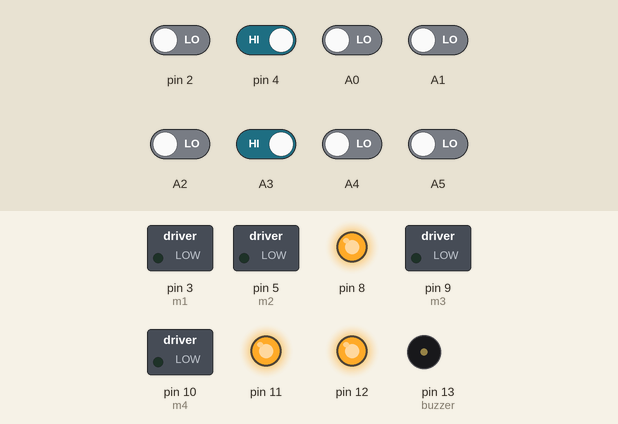
The sketch below on a simulated Arduino Uno, built with avr-gcc and run on an emulated ATmega328P. On the bench: switched loads named in the sketch (green lamp = pin HIGH), output pins drawn as LEDs (lit = HIGH), buzzer (waves = sounding, pin HIGH). The test bench sets the inputs (shaded band); at power-on: A3, pin 4 HIGH, A0–2, A4, A5, pin 2 LOW. What the sketch prints to the serial monitor is not drawn.

Above: at 1.2 s.
1.3 s: pin 2 driven HIGH
At 2.2 s:
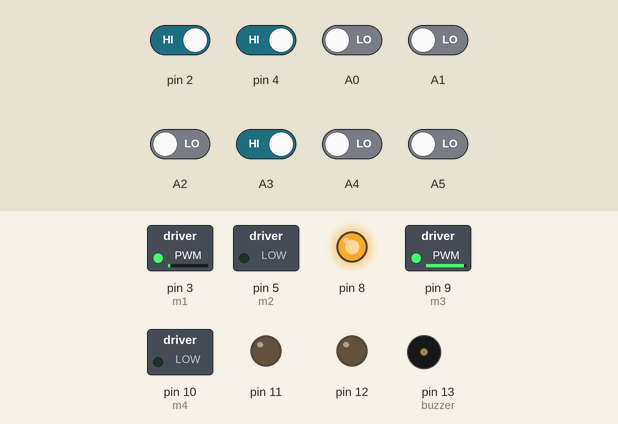
Timing chart, 0 to 2.3 s (numbered marks = the images above; inputs shaded):
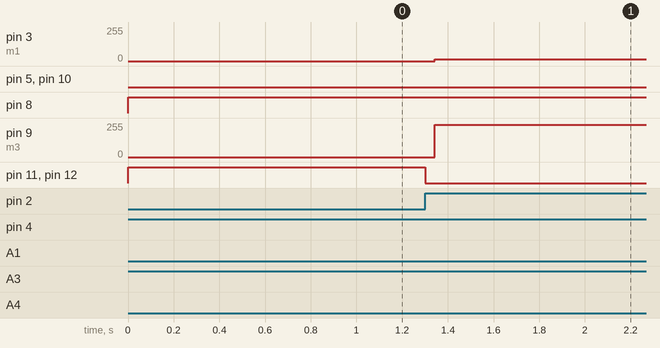

The sketch:

Code_ArduinoUno.ino
```cpp
//Motor
#define m1 3
#define m2 5
#define m3 9
#define m4 10
#define buzzer 13

#include <SoftwareSerial.h>
SoftwareSerial komunikasi(6,7); //RX TX

bool nganterinA=false;
bool nganterinB=false;
bool nganterinC=false;

bool idlee=true;

int andro=0;

int lbelakang,rbelakang,lsensor,lstop,rsensor,rstop,btnA,btnB,btnC;
int arrow = 0;

void setup(){
  Serial.begin(115200);
  komunikasi.begin(9600);

  //OUTPUT
  pinMode(m1,OUTPUT);
  pinMode(m2,OUTPUT);
  pinMode(m3,OUTPUT);
  pinMode(m4,OUTPUT);
  pinMode(buzzer,OUTPUT);
  pinMode(8,OUTPUT);
  pinMode(11,OUTPUT);
  pinMode(12,OUTPUT);

  //INPUT
  pinMode(A0,INPUT);
  pinMode(A1,INPUT);
  pinMode(A2,INPUT);
  pinMode(A3,INPUT);
  pinMode(A4,INPUT);
  pinMode(A5,INPUT);
  pinMode(2,INPUT);
  pinMode(4,INPUT);
}

void loop() {

//DEKLARASI
  // pembacaan sensor IR Track
  lsensor=digitalRead(A2);
  rsensor=digitalRead(A0);
  rbelakang=digitalRead(A1);
  lbelakang=digitalRead(4);
  lstop=digitalRead(A3);

  // Button
  btnA=digitalRead(A4);
  btnB=digitalRead(A5);
  btnC=digitalRead(2);

  if(idlee){
    modeIdle();
  }

  if(komunikasi.available()>0){
    andro = komunikasi.read();
    Serial.print("andalem: ");
    Serial.println(andro);

  }
    Serial.println(andro);
      if(btnA==HIGH || andro == 2){
        idlee=false;
        nganterinA=true;
      }
      else if(btnB==HIGH || andro == 3){
        idlee=false;
        nganterinB=true;
      }
      else if(btnC==HIGH || andro == 4){
        idlee=false;
        nganterinC=true;
      }
//------------------------------------------------------------------------
        if(nganterinA){
          Serial.println("A");
          modeBtnA();
            jalan();
            if(lstop==LOW){
               motorOut(0,0,1);
               komunikasi.write(10);
               nganterinA=false;

              while(!nganterinC){
                btnC=digitalRead(2);
                andro = komunikasi.read();
                Serial.println(andro);
                WaitingBtnC();
                if(btnC==HIGH || andro==4 ){
                  nganterinC=true;
                }
              }
             }
        }
//------------------------------------------------------------------------
        if(nganterinB){
          Serial.println("B");
          modeBtnB();
             jalan();
             if((lstop==LOW) && (lsensor==LOW) && (rsensor==LOW)){
               motorOut(0,0,1);
               komunikasi.write(11);
               nganterinB=false;

              while(!nganterinC){
                btnC=digitalRead(2);
                andro = komunikasi.read();
                WaitingBtnC();
                if(btnC==HIGH || andro==4){
                  nganterinC=true;
                }
              }
             }
        }
//------------------------------------------------------------------------
        if(nganterinC){
          Serial.println("C");
          modeBtnC();
          mundur();

          if((lbelakang==LOW)&&(rbelakang==LOW)){
            motorOut(0,0,2);
            komunikasi.write(12);
            nganterinC=false;
            idlee=true;
          }
        }
}


//FUNGSI
void buzzerStart(){
  digitalWrite(buzzer, HIGH);
    delay(500);
    digitalWrite(buzzer, LOW);
    delay(500);
    digitalWrite(buzzer, HIGH);
    delay(500);
    digitalWrite(buzzer, LOW);
    delay(200);
}
void modeIdle(){
    digitalWrite(8,HIGH);
    digitalWrite(11,HIGH);
    digitalWrite(12,HIGH);
}

void modeBtnA(){
    digitalWrite(8,LOW);
    digitalWrite(11,LOW);
    digitalWrite(12,HIGH);
    nganterinB=false;
    nganterinC=false;
}

void modeBtnB(){
    digitalWrite(8,LOW);
    digitalWrite(11,HIGH);
    digitalWrite(12,LOW);
    nganterinA=false;
    nganterinC=false;
}

void modeBtnC(){
    digitalWrite(8,HIGH);
    digitalWrite(11,LOW);
    digitalWrite(12,LOW);
    nganterinA=false;
    nganterinB=false;
    digitalWrite(buzzer, LOW);
}

void WaitingBtnC(){
    digitalWrite(11,LOW);
    digitalWrite(12,LOW);
    digitalWrite(8,HIGH);
    digitalWrite(buzzer, HIGH);
    delay(300);
    digitalWrite(buzzer, LOW);
    digitalWrite(8,LOW);
    delay(300);
}

void jalan(){

  if((lsensor==HIGH)&&(rsensor==HIGH))
    {
    //maju
    motorOut(150,250,2);
    }
  else if((lsensor==LOW)&&(rsensor== HIGH))
    {
    // belok kanan
    motorOut(10,0,1);
    motorOut(0,255,2);
    }
  else if((lsensor== HIGH)&&(rsensor== LOW))
    {
    //belok kiri
    motorOut(0,10,1);
    motorOut(150,0,2);
    }
  else if((lsensor==LOW)&&(rsensor==LOW))
    {
    //berhenti
    motorOut(0,0,2);
    }
}

void mundur(){
  //logika robot menggunakan prinsip  AND
  if((lbelakang==HIGH)&&(rbelakang==HIGH))
    {
    //maju
    motorOut(210,210,1);
    }
  else if((lbelakang==LOW)&&(rbelakang== HIGH))
    {
    // belok kanan
    motorOut(0,10,2);
    motorOut(210,0,1);
    }
  else if((lbelakang== HIGH)&&(rbelakang== LOW))
    {
    //belok kiri
    motorOut(10,0,2);
    motorOut(0,230,1);
    }
    //fungsi stop & mundur
}

void motorOut(unsigned char lpwm, unsigned char rpwm, int arrow){
//arrow = 1 mundur, 2 maju,
if(arrow==1){
  digitalWrite(m3,HIGH);
  digitalWrite(m1,LOW);
  analogWrite(m4,255-lpwm);
  analogWrite(m2,rpwm);
}
else if (arrow==2){
  digitalWrite(m3,LOW);
  digitalWrite(m1,HIGH);
  analogWrite(m4,lpwm);
  analogWrite(m2,255-rpwm);
  }
}
```

Measured:
- after the input at 1.3 s, pin 3 (m1): 0/255 → 14/255 at once; pin 9 (m3): 0/255 → 241/255 at once; pin 11, pin 12: HIGH → LOW at once
